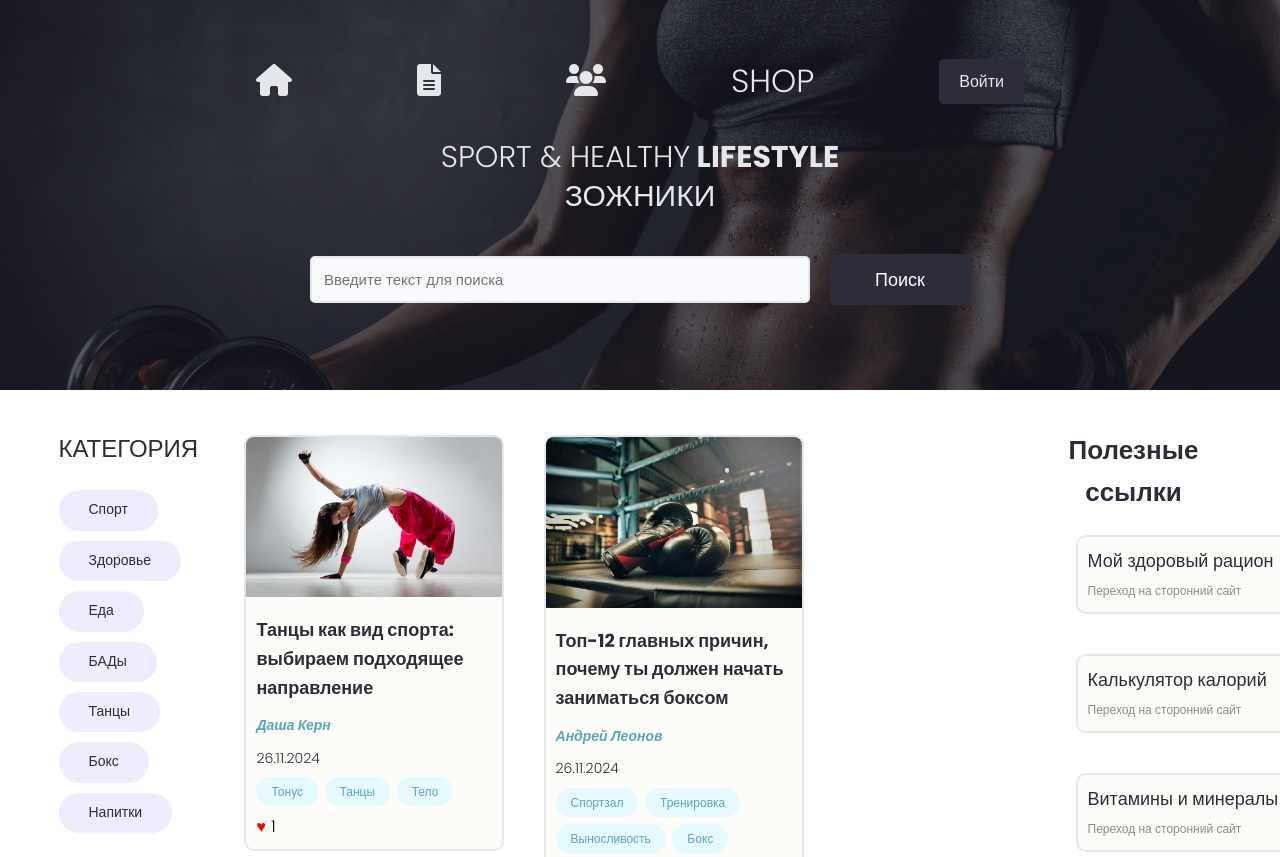
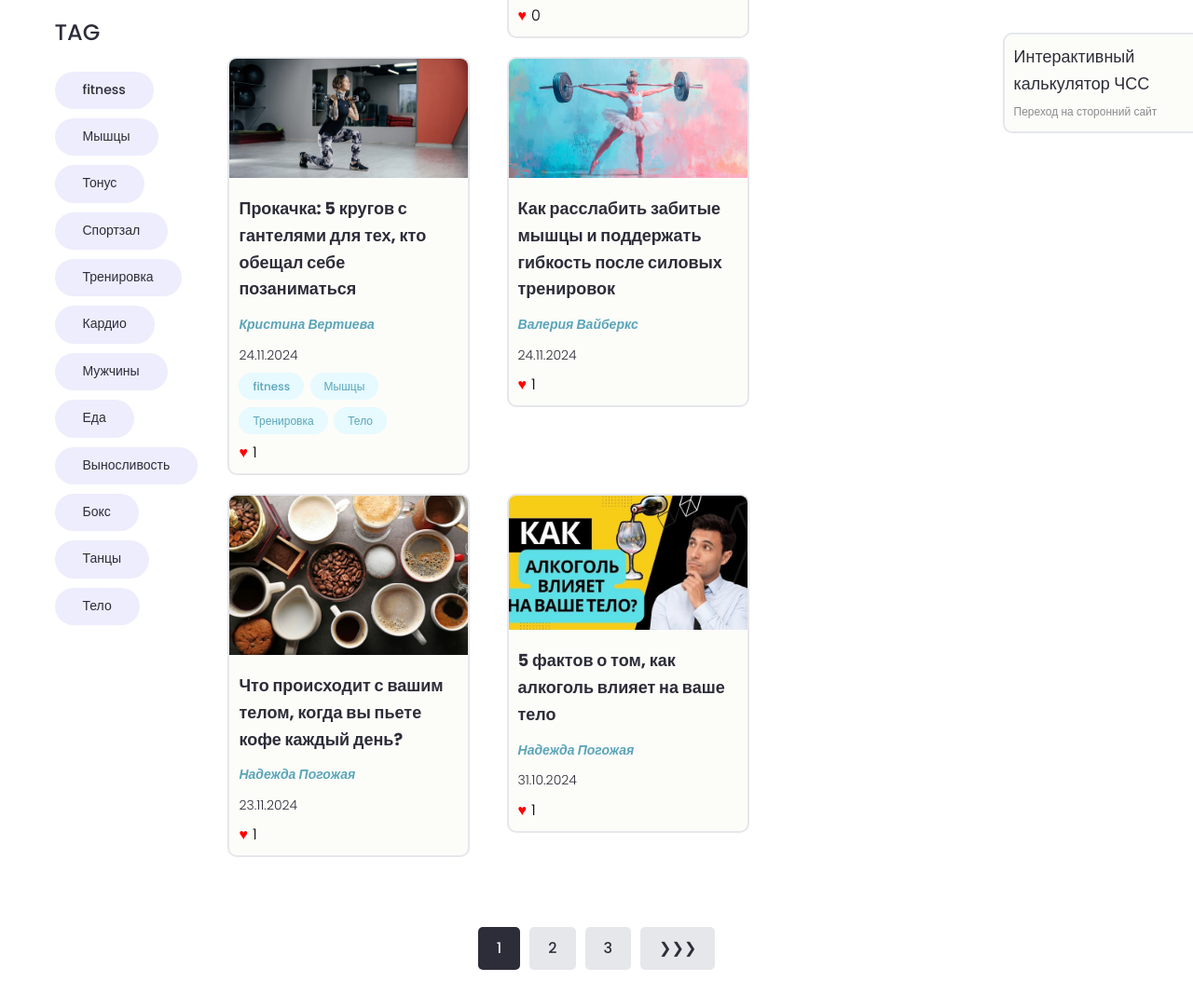
The app's page /projects/, older data (2 pictures, top to bottom).
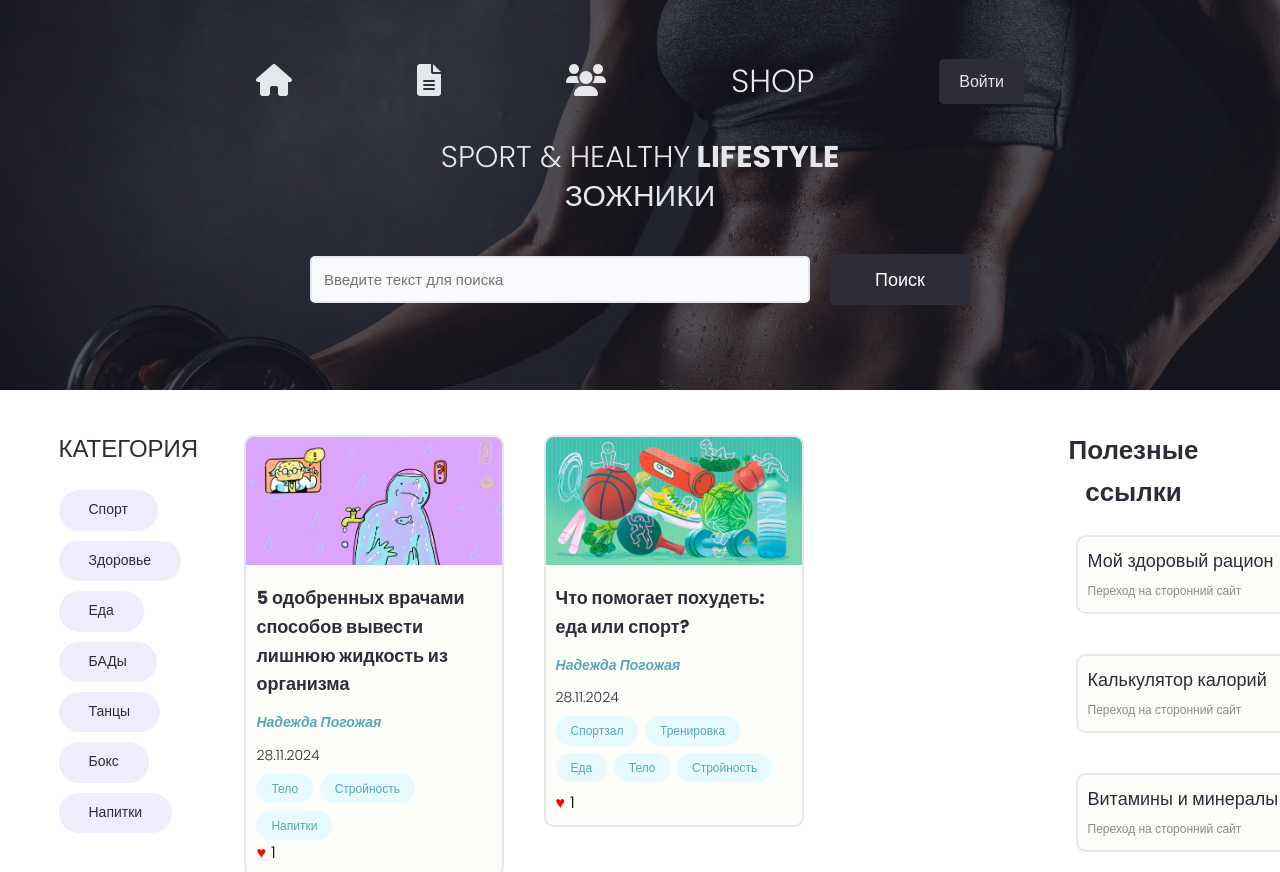
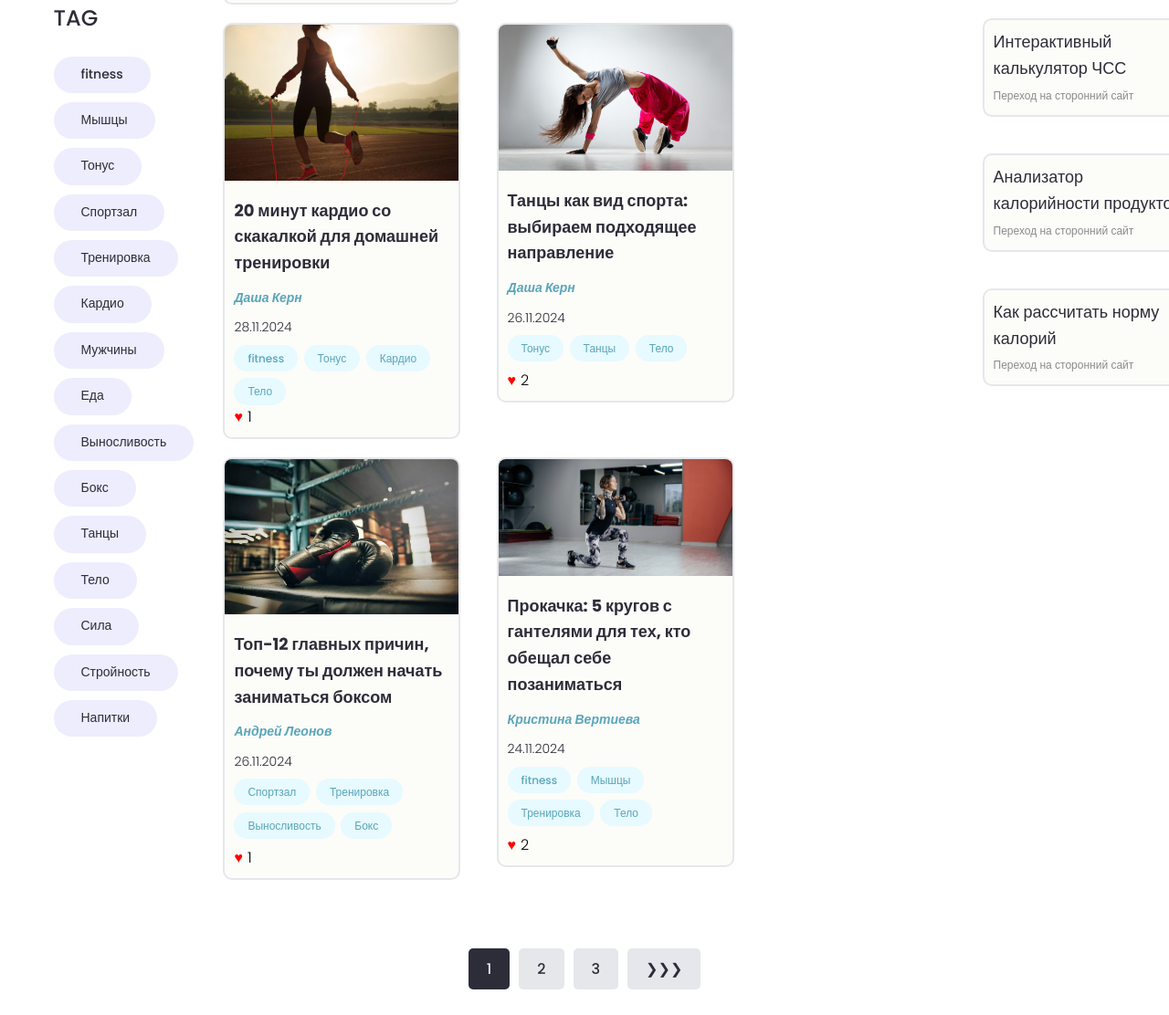
The same page, newer data (2 pictures, top to bottom).
### projects/models.py (models this page shows, shortened)
class Section(models.Model):
    name = models.CharField(max_length=200, verbose_name='Название раздела')
    class Meta:
        verbose_name = 'Раздел'
        verbose_name_plural = 'разделы'

class Tag(models.Model):
    name = models.CharField(max_length=200, verbose_name='Наименование')
    created = models.DateTimeField(auto_now_add=True, verbose_name='Дата')
    class Meta:
        verbose_name = 'Тэг'
        verbose_name_plural = 'тэги'

class Project(models.Model):
    owner = models.ForeignKey(Profile, on_delete=models.SET_NULL, blank=True, null=True, verbose_name='Автор')
    sections = models.ManyToManyField('Section', blank=True, verbose_name='Категории')
    title = models.CharField(max_length=200, verbose_name='Название')
    description = RichTextUploadingField(blank=True, verbose_name='Описание')
    featured_image = models.ImageField(default='default.jpg', upload_to='projects/%Y/%m/%d', verbose_name='Изображение')
    demo_link = models.CharField(max_length=200, blank=True, verbose_name='Ссылка на демонстрацию')
    source_link = models.CharField(max_length=200, blank=True, verbose_name='Ссылка на источник')
    tags = models.ManyToManyField('Tag', blank=True, verbose_name='Тег')
    created = models.DateTimeField(auto_now_add=True, verbose_name='Дата создания')
    likes = models.ManyToManyField(User, related_name='project_likes', blank=True, verbose_name='Лайки')
    class Meta:
        ordering = ['-created']
        verbose_name = 'Статья'
        verbose_name_plural = 'статьи'

class UsefulLink(models.Model):
    title = models.CharField(max_length=255, verbose_name='Наименование')
    url = models.URLField()
    icon_url = models.URLField(blank=True, null=True)
    class Meta:
        verbose_name = 'Сайт'
        verbose_name_plural = 'сайты'

### users/models.py (models this page shows, shortened)
class Profile(models.Model):
    user = models.OneToOneField(User, on_delete=models.CASCADE, blank=True, verbose_name='Пользователь')
    name = models.CharField(max_length=200, blank=True, verbose_name='Имя')
    email = models.EmailField(max_length=200, blank=True, verbose_name='Эл.адрес')
    nickname = models.CharField(max_length=200, blank=True, verbose_name='Псевдоним')
    myself_short = models.CharField(max_length=200, blank=True, verbose_name='О себе коротко')
    myself = models.TextField(blank=True, verbose_name='О себе')
    photo = models.ImageField(upload_to='profiles/', default='profiles/coach.jpg', verbose_name='Фото')
    video = models.FileField(upload_to='videos/', blank=True, null=True, verbose_name='Видео')
    note = models.TextField(blank=True, null=True, verbose_name='Заметка')
    social_youtube = models.CharField(max_length=200, blank=True, verbose_name='Youtube')
    social_site = models.CharField(max_length=200, blank=True, verbose_name='Социальная сеть')
    social_website = models.CharField(max_length=200, blank=True, verbose_name='Сайт')
    document = models.FileField(upload_to='documents/', verbose_name='Документ об образовании', null=True, blank=False)
    work = models.CharField(max_length=200, blank=True, verbose_name='Место работы')
    created = models.DateTimeField(auto_now_add=True, verbose_name='Дата')
    class Meta:
        verbose_name = 'Профиль'
        verbose_name_plural = 'профили'

### projects/views.py (the view)
# urls.py: path('', views.projects, name='projects'),
def projects(request):
    useful_links = UsefulLink.objects.all()
    sections = Section.objects.all()
    pr, search_query = search_projects(request)
    selected_section = request.GET.get('section')
    selected_tag = request.GET.get('tag')
    if selected_section:
        pr = pr.filter(sections__name=selected_section)
    if selected_tag:
        pr = pr.filter(tags__name=selected_tag)
    custom_range, pr = paginate_projects(request, pr, 6)
    unique_tags = Tag.objects.all()
    context = {
        'unique_tags': unique_tags,
        'useful_links': useful_links,
        'sections': sections,
        'search_query': search_query,
        'custom_range': custom_range,
        'projects': pr,
        'background_image': 'images/one.jpg',
        'selected_section': selected_section,
        'selected_tag': selected_tag,
    }
    return render(request, 'projects/projects.html', context)

### projects/utils.py (called while the page is built)
def search_projects(request):
    search_query = ''
    if request.GET.get('search_query'):
        search_query = request.GET.get('search_query')
    tags = Tag.objects.filter(name__icontains=search_query)
    pr = Project.objects.distinct().filter(
        Q(title__icontains=search_query) |
        Q(description__icontains=search_query) |
        Q(owner__name__icontains=search_query) |
        Q(tags__in=tags)
    )
    return pr, search_query

def paginate_projects(request, pr, results):
    page = request.GET.get('page')
    paginator = Paginator(pr, results)
    try:
        pr = paginator.page(page)
    except PageNotAnInteger:
        page = 1
        pr = paginator.page(page)
    except EmptyPage:
        page = paginator.num_pages
        pr = paginator.page(page)
    right_index = int(page) + 4
    if right_index > paginator.num_pages:
        right_index = paginator.num_pages + 1
    left_index = int(page) - 4
    if left_index < 1:
        left_index = 1
    custom_range = range(left_index, right_index)
    return custom_range, pr

### projects/templates/projects/projects.html (shortened to what the changed rows need)
{% extends 'projects/base.html' %}
{% block content %}
<main class="projects">
    <section class="projectsList">
        <div class="container">
            <div class="row">
                <div class="column column--1of5">
                    <div class="singleProject__toolStack">
                        {% for section in sections %}
                        <span class="tag tag--pill tag--sub tag--lg">
                            <a href="?section={{ section.name }}{% if selected_section %}&section={{ selected_section }}{% endif %}">
                                <small>{{ section.name }}</small>
                            </a>
                        </span>
                        {% endfor %}
                    </div>
                    <div class="singleProject__toolStack">
                        {% for tag in unique_tags %}
                        <span class="tag tag--pill tag--sub tag--lg">
                            <a href="?tag={{ tag.name }}{% if selected_tag %}&tag={{ selected_tag }}{% endif %}">
                                <small>{{ tag.name }}</small>
                            </a>
                        </span>
                        {% endfor %}
                    </div>
                </div>
                <div class="column column--3of5">
                    <div class="grid grid--three">
                        {% for project in projects %}
                        <div class="column">
                            <div class="card project">
                                <a href="{% url 'project' project.id %}">
                                    <img class="project__thumbnail" src="{{ project.featured_image.url }}"
                                         alt="project thumbnail"/>
                                    <div class="card__body">
                                        <h3 class="project__title" style="font-size: 1.8rem; margin-bottom: 8px;">{{ project.title }}</h3>
                                        <p style="margin-bottom: 8px;"><a class="project__author" href="{% url 'user_profile' project.owner.id %}" style="color: var(--color-main);">{{project.owner.name}}</a>
                                        </p>
                                        <p style="margin-bottom: 8px; font-size: 1.4rem; color: var(--color-sub);">{{project.created|date:"d.m.Y" }}</p>
                                        <div class="project__tags">
                                            {% for tag in project.tags.all %}
                                            <span class="tag tag--pill tag--main">
                                                <small>{{ tag.name }}</small>
                                            </span>
                                            {% endfor %}
                                        </div>
                                        <div class="like-section">
                                            <button class="like-button" data-project-id="{{ project.id }}">
                                                <span class="like-icon">&#9829;</span>
                                                <span class="like-count">{{ project.likes.count }}</span>
                                            </button>
                                        </div>
                                    </div>
                                </a>
                            </div>
                        </div>
                        {% endfor %}
                    </div>
                </div>
                <div class="column column--1of5">
                    <section class="links-section">
                        <h2 style="font-size: 2.6rem; color: var(--color-sub); text-align: center;">Полезные ссылки</h2>
                        <div class="grid grid--two">
                            {% for link in useful_links %}
                            <div class="column">
                                <div class="card link" style="width: auto; height: auto;">
                                    <a href="{{ link.url }}" class="link" target="_blank">
                                        <h3 class="link__title" style="font-size: 1.8rem; color: var(--color-sub); ">{{link.title}}</h3>
                                        <p style="font-size: 1.2rem; color: var(--color-gray);">Переход на сторонний сайт</p>
                                    </a>
                                </div>
                            </div>
                            {% endfor %}
                        </div>
                    </section>
                </div>
            </div>
        </div>
    </section>
    {% include 'projects/pagination.html' with queryset=projects %}
</main>
{% endblock %}

Row changes from the older to the newer data that the page shows:
no longer on this page (row unchanged): Project: featured_image (picture), title "Как расслабить забитые мышцы и поддержать гибкость после силовых тренировок", owner.name "Валерия Вайберкс", created "24.11.2024", likes.count "1"
no longer on this page (row unchanged): Project: featured_image (picture), title "Что происходит с вашим телом, когда вы пьете кофе каждый день?", owner.name "Надежда Погожая", created "23.11.2024", likes.count "1"
no longer on this page (row unchanged): Project: featured_image (picture), title "5 фактов о том, как алкоголь влияет на ваше тело", owner.name "Надежда Погожая", created "31.10.2024", likes.count "1"
added Tag: name "Сила", shown under "TAG"
added Tag: name "Стройность"
added Tag: name "Напитки"
added Project: featured_image (picture), title "5 одобренных врачами способов вывести лишнюю жидкость из организма", owner.name "Надежда Погожая", created "28.11.2024", likes.count "1", Tag (name "Тело")
added Project: featured_image (picture), title "Что помогает похудеть: еда или спорт?", owner.name "Надежда Погожая", created "28.11.2024", likes.count "1", Tag (name "Спортзал"), Tag (name "Тренировка"), Tag (name "Еда"), Tag (name "Тело")
added Project: featured_image (picture), title "20 минут кардио со скакалкой для домашней тренировки", owner.name "Даша Керн", created "28.11.2024", likes.count "1", Tag (name "fitness"), Tag (name "Тонус"), Tag (name "Кардио"), Tag (name "Тело")
changed Project "Танцы как вид спорта: выбираем подходящее направление": likes.count "1" → "2"
computed for Project "Топ-12 главных причин, почему ты должен начать заниматься боксом": likes.count "0" → "1"
computed for Project "Прокачка: 5 кругов с гантелями для тех, кто обещал себе позаниматься": likes.count "1" → "2"
added UsefulLink: title "Анализатор калорийности…"
added UsefulLink: title "Как рассчитать норму калорий"
